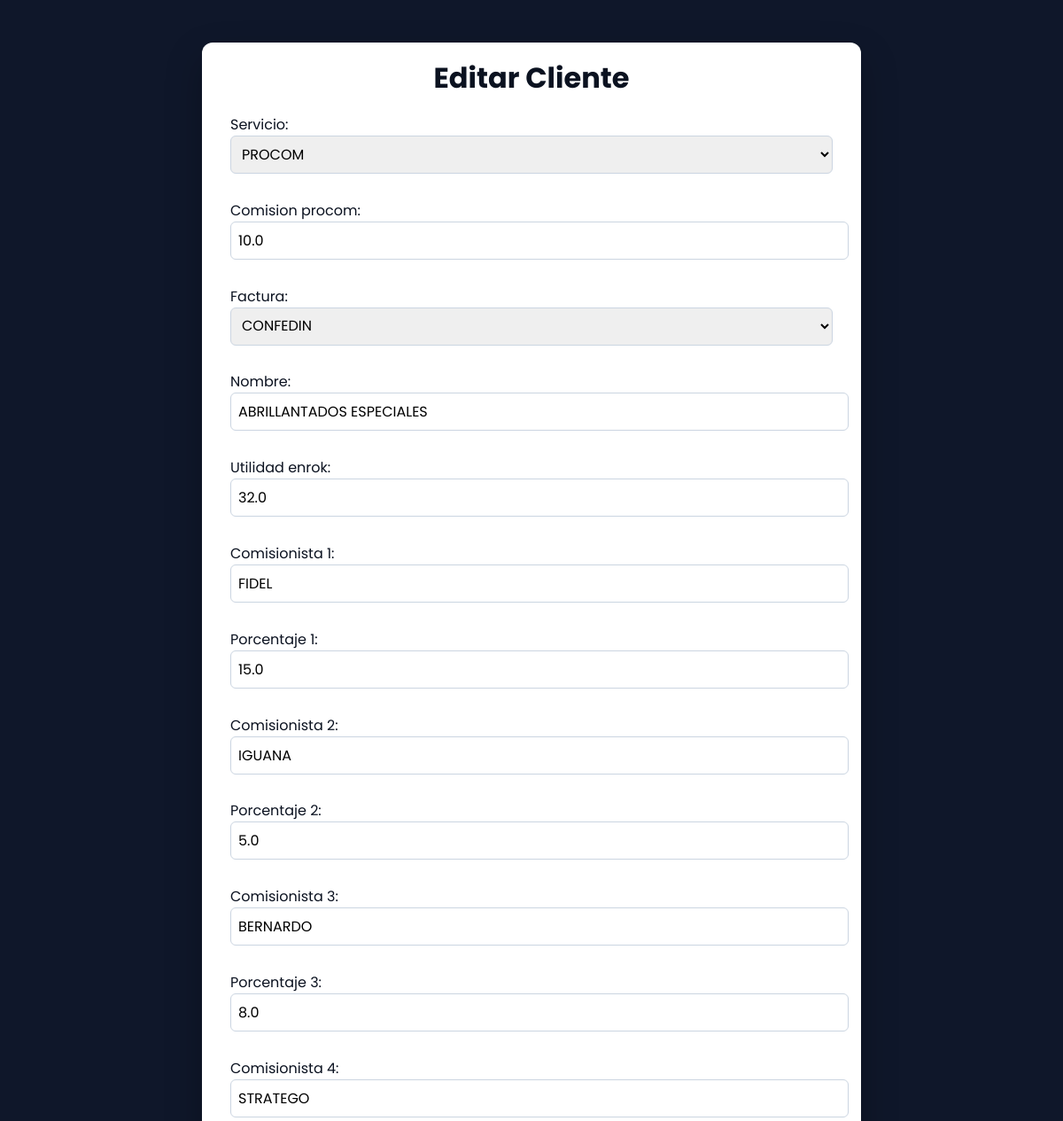
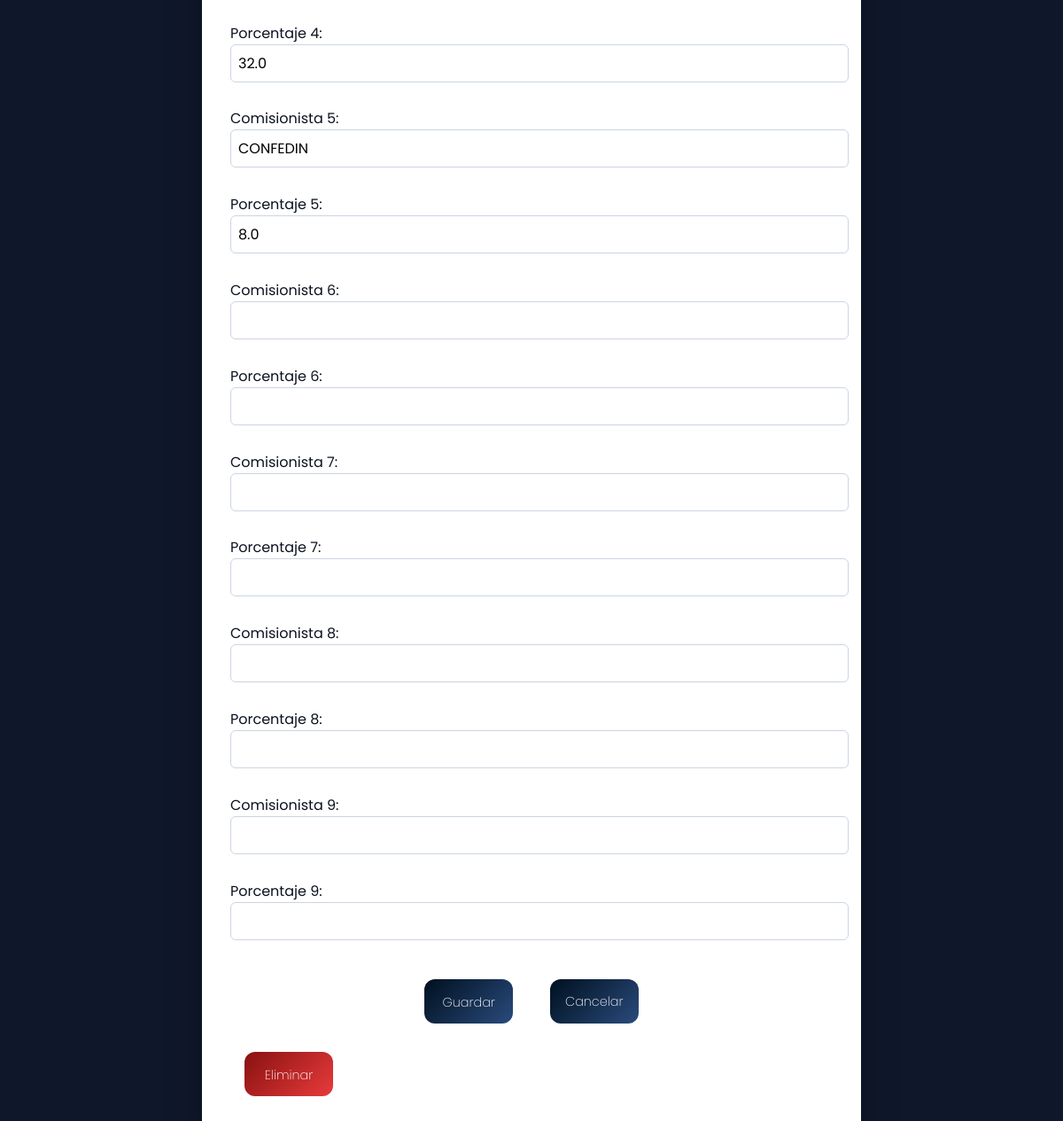
The app's page /clientes/editar/1759174914418/ (signed in) with its own data (2 pictures, top to bottom).
### clientes/models.py (models this page shows, shortened)
class Cliente(models.Model):
    servicio = models.CharField(max_length=100)
    comision_procom = models.FloatField(blank=True, null=True)
    factura = models.CharField(blank=True, null=True)
    nombre = models.CharField(max_length=150)
    utilidad_enrok = models.FloatField(blank=True, null=True)
    comisionista_1 = models.CharField(max_length=100, blank=True, null=True)
    porcentaje_1 = models.FloatField(blank=True, null=True)
    comisionista_2 = models.CharField(max_length=100, blank=True, null=True)
    porcentaje_2 = models.FloatField(blank=True, null=True)
    comisionista_3 = models.CharField(max_length=100, blank=True, null=True)
    porcentaje_3 = models.FloatField(blank=True, null=True)
    comisionista_4 = models.CharField(max_length=100, blank=True, null=True)
    porcentaje_4 = models.FloatField(blank=True, null=True)
    comisionista_5 = models.CharField(max_length=100, blank=True, null=True)
    porcentaje_5 = models.FloatField(blank=True, null=True)
    comisionista_6 = models.CharField(max_length=100, blank=True, null=True)
    porcentaje_6 = models.FloatField(blank=True, null=True)
    comisionista_7 = models.CharField(max_length=100, blank=True, null=True)
    porcentaje_7 = models.FloatField(blank=True, null=True)
    comisionista_8 = models.CharField(max_length=100, blank=True, null=True)
    porcentaje_8 = models.FloatField(blank=True, null=True)
    comisionista_9 = models.CharField(max_length=100, blank=True, null=True)
    porcentaje_9 = models.FloatField(blank=True, null=True)
    fecha_registro = models.DateTimeField(auto_now_add=True)

### clientes/views.py (the view)
# urls.py: path('editar/<int:id>/', views.editar_cliente, name='clientes_editar'),
@permission_required('clientes.change_cliente', raise_exception=True)
def editar_cliente(request, id):
    cliente = get_object_or_404(Cliente, id=id)
    if request.method == 'POST':
        form = ClienteForm(request.POST, instance=cliente)
        if form.is_valid():
            form.save()
            return redirect('clientes_listar')
    else:
        form = ClienteForm(instance=cliente)
    return render(request, 'clientes/editar.html', {
        'form': form,
        'cliente': cliente
    })

### clientes/forms.py
class ClienteForm(forms.ModelForm):
    servicio = forms.ChoiceField(choices=[
        ('PROCOM', 'PROCOM'),
    ])
    factura = forms.ChoiceField(choices=[
        ('CONFEDIN', 'CONFEDIN'),
        ('ZAMORA', 'ZAMORA'),
        ('SERVIARUGA', 'SERVIARUGA'),
        ('CAMARENCE', 'CAMARENCE'),
        ('HATRES', 'HATRES'),
    ])
    class Meta:
        model = Cliente
        fields = [
            'servicio', 'comision_procom', 'factura', 'nombre', 'utilidad_enrok',
            'comisionista_1', 'porcentaje_1',
            'comisionista_2', 'porcentaje_2',
            'comisionista_3', 'porcentaje_3',
            'comisionista_4', 'porcentaje_4',
            'comisionista_5', 'porcentaje_5',
            'comisionista_6', 'porcentaje_6',
            'comisionista_7', 'porcentaje_7',
            'comisionista_8', 'porcentaje_8',
            'comisionista_9', 'porcentaje_9',
        ]

### clientes/templates/clientes/editar.html (shortened to what this page needs)
<!DOCTYPE html>
<html lang="es">
<head>
</head>
<body>
  <div class="card">
    <h1 class="headline">Editar Cliente</h1>
    <form method="post">
      {{ form.as_p }}
      <div class="actions">
          <button type="submit" class="btn">Guardar</button>
          <a href="{% url 'clientes_listar' %}" class="btn">Cancelar</a>
      </div>
      </form>
      <form action="{% url 'clientes_eliminar' cliente.id %}" method="post">
          <button type="submit" class="btn_eliminar" onclick="return confirm('¿Estás seguro de eliminar este cliente?'); ">Eliminar</button>
      </form>
  </div>
</body>
</html>

### clientes/templates/clientes/editar.html (style rules this page uses)
:root { --fuente-principal: 'Poppins', system-ui, -apple-system, Segoe UI, Roboto, sans-serif; }
*, *::before, *::after { font-family: var(--fuente-principal) !important; }
body { min-height: 100vh; display: grid; place-items: start center; background: #0f172a; margin: 0; padding-top: 2rem; }
.card { width: min(680px, 92vw); max-width: 1200px; margin: 1rem; min-height: 80vh; color: #0b1220; background: #ffffff; padding: 2rem; border-radius: 12px; box-shadow: 0 18px 40px rgba(0,0,0,.25); }
h1 { text-align: center; margin-bottom: 1rem; margin-top: -1rem; }
.btn, a.button { height: 50px; width: 100px; margin: 1rem; text-decoration: none; display: inline-block; color: #ffffff; background: linear-gradient(135deg, #00101f 0%, #294b7c 100%); border: none; border-radius: 12px; font-weight: 200; text-align: center; line-height: 50px; font-size: .9rem; box-sizing: border-box; cursor: pointer; transition: 0.3s; }
.btn_eliminar { height: 50px; width: 100px; margin: 1rem; text-decoration: none; display: inline-block; color: #ffffff; background: linear-gradient(135deg, #891111 0%, #e83b3b 100%); border: none; border-radius: 12px; font-weight: 200; text-align: center; line-height: 50px; font-size: .9rem; box-sizing: border-box; cursor: pointer; transition: 0.3s; }
.actions { margin-top:1rem; display:flex; gap:.6rem; justify-content: center; }
input, select { width: 100%; padding: .5rem; margin-bottom: .8rem; border: 1px solid #cbd5e1; border-radius: 6px; font-size: 1rem; }

### records on screen
Cliente: servicio "PROCOM", comision_procom "10.0", factura "CONFEDIN", nombre "ABRILLANTADOS ESPECIALES", utilidad_enrok "32.0", comisionista_1 "FIDEL", porcentaje_1 "15.0", comisionista_2 "IGUANA", porcentaje_2 "5.0", comisionista_3 "BERNARDO", porcentaje_3 "8.0", comisionista_4 "STRATEGO", porcentaje_4 "32.0", comisionista_5 "CONFEDIN", porcentaje_5 "8.0"
